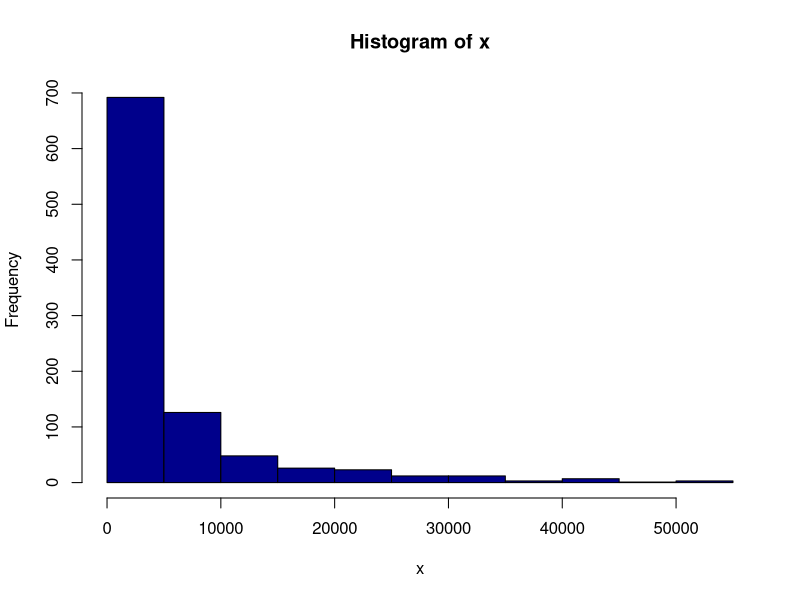
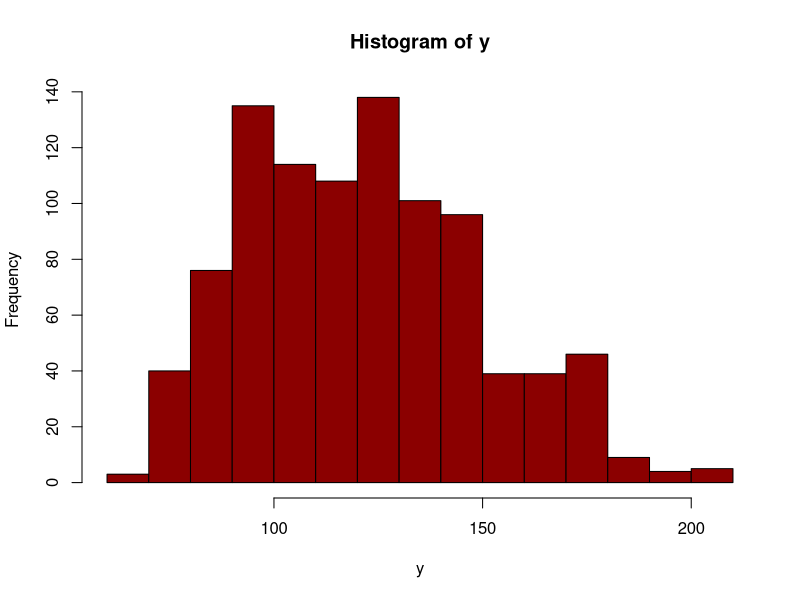
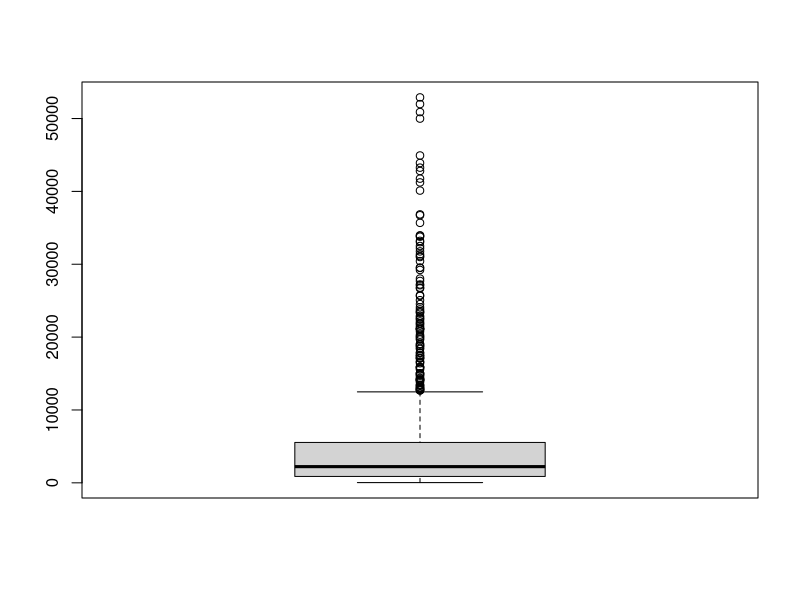
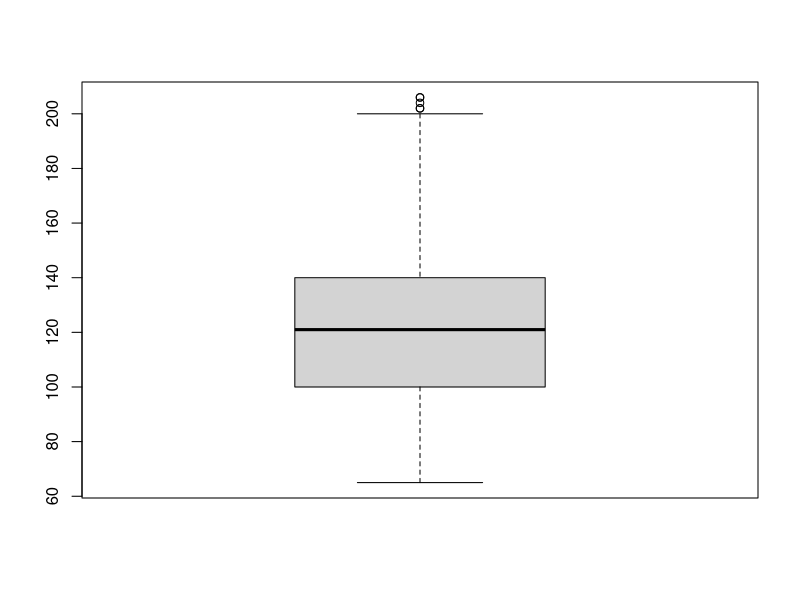
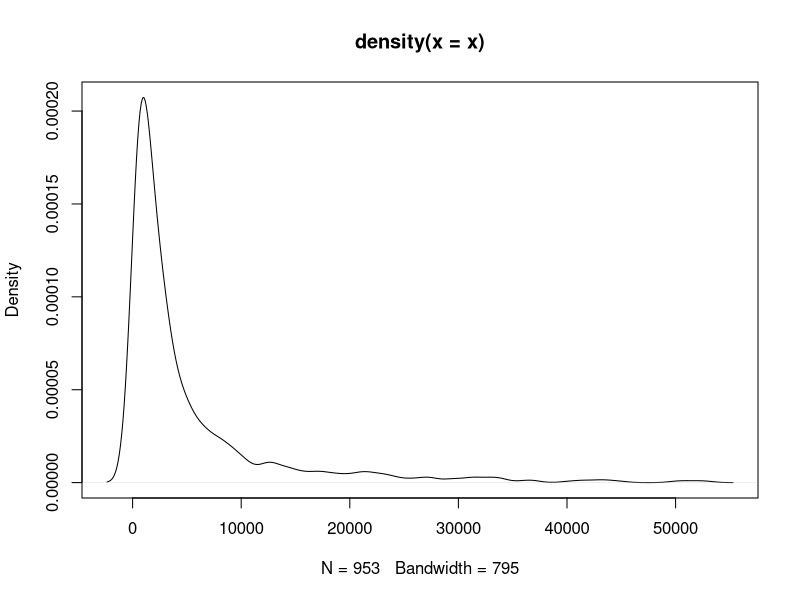

Write the R code that produced these figures, in order. (Note: this script raises an error after producing the figures.)
# A partir dos valores de x e y obter os seguintes resultados:
#ler arquivo csv
dados = read.csv("./spotify-2023.csv", encoding = "UTF-8")
# str(dados)
# names(dados)
# remover linhas com valores NUll
# dados = dados[complete.cases(dados),]
# head(dados)

# escolher as colunas x e y
x = dados$in_spotify_playlists
y = dados$bpm

# a) Média, variância, desvio padrão e mediana para x e y.
# media
media_x = mean(x)
media_y = mean(y)

print(sprintf("media de x: %.3f", media_x))
print(sprintf("media de y: %.3f", media_y))
# variancia
variancia_x = var(x)
variancia_y = var(y)

print(sprintf("variancia de x: %.3f", variancia_x))
print(sprintf("variancia de y: %.3f", variancia_y))

# desvio padrao
desvio_padrao_x = sd(x)
desvio_padrao_y = sd(y)
print(sprintf("desvio padrao de x: %.3f", desvio_padrao_x))
print(sprintf("desvio padrao de y: %.3f", desvio_padrao_y))

# mediana
mediana_x = median(x)
mediana_y = median(y)
print(sprintf("mediana de x: %.3f", mediana_x))
print(sprintf("mediana de y: %.3f", mediana_y))



print('x = coluna bpm')
print(sprintf("media de x: %.3f", media_x))
print(sprintf("variancia de x: %.3f", variancia_x))
print(sprintf("desvio padrao de x: %.3f", desvio_padrao_x))
print(sprintf("mediana de x: %.3f", mediana_x))

print('y = coluna in_spotify_playlists')
print(sprintf("media de y: %.3f", media_y))
print(sprintf("variancia de y: %.3f", variancia_y))
print(sprintf("desvio padrao de y: %.3f", desvio_padrao_y))
print(sprintf("mediana de y: %.3f", mediana_y))

# b) O histograma de x e y.
# histograma de x

hist(x, col="darkblue", border="black")
# histograma de y
hist(y, col="darkred", border="black")

# c) O boxplot de x e y.

# boxplot de x
boxplot(x)
# boxplot de y
boxplot(y)

# d) O coeficiente de correlação de x e y.
print('correlacao')
print(cor(x, y))


# e) Fazer o teste de normalidade para  y e x.
# teste de normalidade para x
shapiro.test(x)
# teste de normalidade para y
shapiro.test(y)

# f) Fazer o gráfico de densidade junto com o histograma para as variáveis x e y.
# gráfico de densidade junto com o histograma para x
plot(density(x))
hist(x, add = TRUE,freq=false, col = "red",border="black")
# gráfico de densidade junto com o histograma para x
h<-hist(x, breaks=10, col="red", main="Histogram X")
xfit<-seq(min(x),max(x),length=40)
yfit<-dnorm(xfit,mean=mean(x),sd=sd(x))
yfit <- yfit*diff(h$mids[1:2])*length(x)
lines(xfit, yfit, col="blue", lwd=2)
# gráfico de densidade junto com o histograma para y
plot(density(y))
hist(y, add = TRUE, col = "blue",border="black")
h<-hist(y, breaks=50, col="red", main="Histogram Y")
xfit<-seq(min(y),max(y),length=40)
yfit<-dnorm(xfit,mean=mean(y),sd=sd(y))
yfit <- yfit*diff(h$mids[1:2])*length(y)

lines(xfit, yfit, col="blue", lwd=2)




